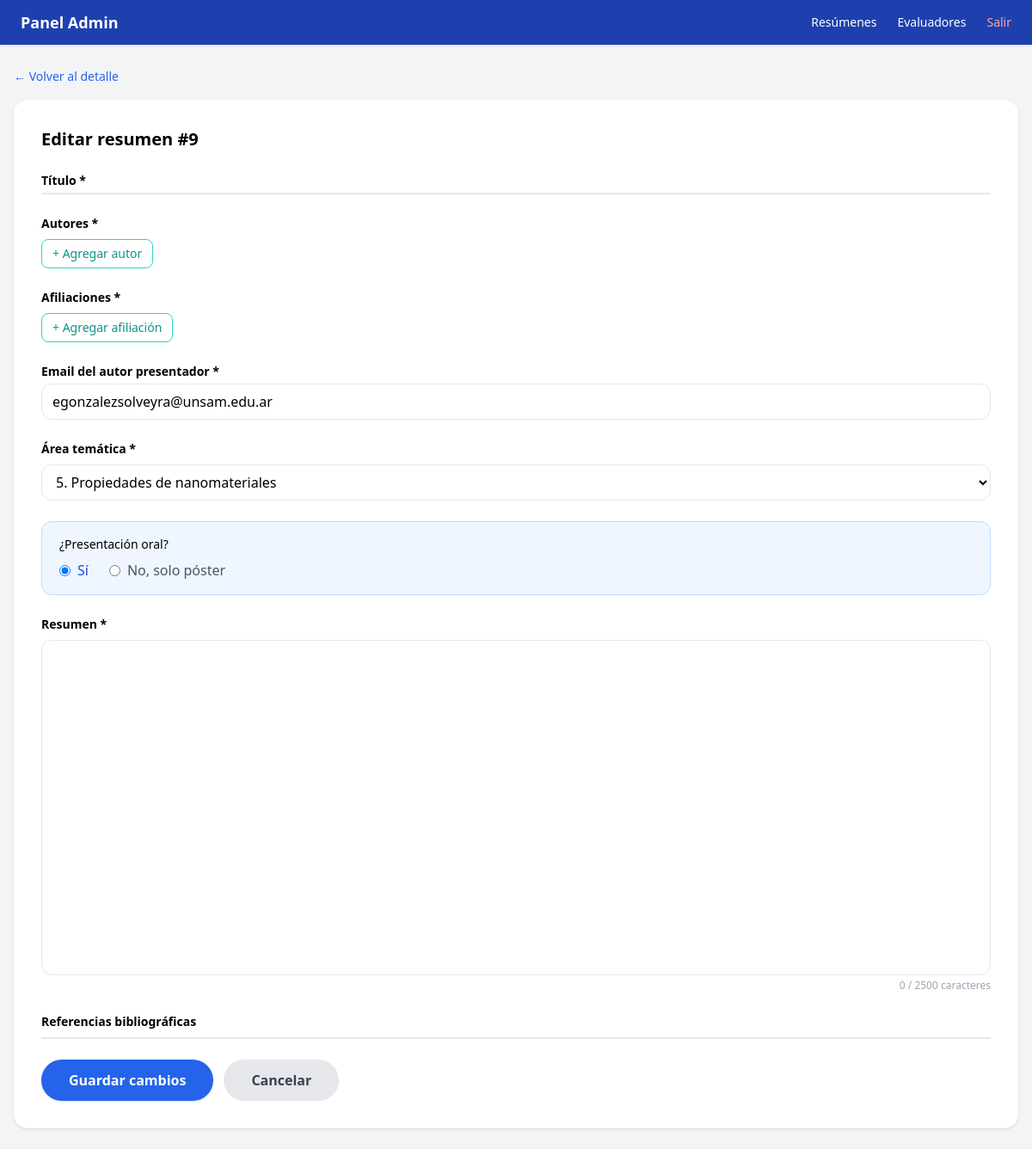
/admin/abstracts/9/edit (signed in), run on the app's committed database.
### app/models.py (models this page shows)
class Abstract(Base):
    __tablename__ = "abstracts"
    id = Column(Integer, primary_key=True, index=True)
    titulo = Column(String, nullable=False)
    autor = Column(String, nullable=False)
    afiliacion = Column(String, nullable=False)
    email_autor = Column(String, nullable=False)
    contenido_html = Column(Text, nullable=False)
    presentacion_oral = Column(Integer, default=0)  # 1 = sí
    estado = Column(Enum(EstadoEnum), default=EstadoEnum.pendiente)
    fecha_envio = Column(DateTime, default=datetime.utcnow)
    reviews = relationship("Review", back_populates="abstract")
    asignaciones = relationship("Asignacion", back_populates="abstract")
    autores = relationship("Autor", back_populates="abstract", order_by="Autor.orden")
    afiliaciones = relationship("Afiliacion", back_populates="abstract", order_by="Afiliacion.orden")
    area_tematica = Column(String, nullable=True)
    referencias_html = Column(Text, nullable=True)

### app/main.py (the view)
@app.get("/admin/abstracts/{abstract_id}/edit", response_class=HTMLResponse)
def admin_edit_abstract_form(abstract_id: int, request: Request, current_user: models.User = Depends(require_admin), db: Session = Depends(get_db)):
    abstract = db.query(models.Abstract).filter(models.Abstract.id == abstract_id).first()
    if not abstract:
        raise HTTPException(status_code=404, detail="No encontrado")
    return templates.TemplateResponse("admin/abstract_edit.html", {
        "request": request,
        "abstract": abstract,
    })

### app/templates/admin/abstract_edit.html (shortened to what this page needs)
{% extends "admin/base.html" %}
{% block content %}
<link href="https://cdn.quilljs.com/1.3.6/quill.snow.css" rel="stylesheet">
<link rel="stylesheet" href="https://cdn.jsdelivr.net/npm/katex@0.16.9/dist/katex.min.css">
<a href="/admin/abstracts/{{ abstract.id }}" class="text-blue-600 text-sm hover:underline">← Volver al detalle</a>
<div class="mt-4 bg-white rounded-2xl shadow p-8">
    <h1 class="text-xl font-bold mb-6">Editar resumen #{{ abstract.id }}</h1>
    <form method="post" action="/admin/abstracts/{{ abstract.id }}/edit">
        <div class="mb-6">
            <label class="block text-sm font-bold mb-1">Título *</label>
            <div id="titulo-editor" class="border rounded-xl bg-white"></div>
        </div>
        <div class="mb-6">
            <label class="block text-sm font-bold mb-2">Autores *</label>
            <button type="button" onclick="agregarAutor()"
                class="text-sm text-teal-600 border border-teal-400 rounded-lg px-3 py-1.5 hover:bg-teal-50 transition">
                + Agregar autor
            </button>
        </div>
        <div class="mb-6">
            <label class="block text-sm font-bold mb-2">Afiliaciones *</label>
            <button type="button" onclick="agregarAfiliacion()"
                class="text-sm text-teal-600 border border-teal-400 rounded-lg px-3 py-1.5 hover:bg-teal-50 transition">
                + Agregar afiliación
            </button>
        </div>
        <div class="mb-6">
            <label class="block text-sm font-bold mb-1">Email del autor presentador *</label>
            <input type="email" name="email_autor" required value="{{ abstract.email_autor }}"
                class="w-full border rounded-xl px-3 py-2 focus:outline-none focus:ring-2 focus:ring-blue-400"/>
        </div>
        <div class="mb-6">
            <label class="block text-sm font-bold mb-2">Área temática *</label>
            <select name="area_tematica" required
                class="w-full border rounded-xl px-3 py-2 focus:outline-none focus:ring-2 focus:ring-blue-400 bg-white">
                {% for val, label in [
                    ('1', '1. Síntesis de nanomateriales'),
                    ('2', '2. Autoensamblado'),
                    ('3', '3. Nanobiointerfaces y procesos biológicos'),
                    ('4', '4. Superficies'),
                    ('5', '5. Propiedades de nanomateriales'),
                    ('6', '6. Aplicaciones de nanomateriales en ambiente, energía, agro, alimentos y catálisis'),
                    ('7', '7. Nanotecnología y Salud'),
                ] %}
                <option value="{{ val }}" {% if abstract.area_tematica == val %}selected{% endif %}>{{ label }}</option>
                {% endfor %}
            </select>
        </div>
        <div class="mb-6 bg-blue-50 border border-blue-200 rounded-xl px-5 py-4">
            <label class="block text-sm font-medium mb-2">¿Presentación oral?</label>
            <div class="flex gap-6">
                <label class="flex items-center gap-2 cursor-pointer">
                    <input type="radio" name="presentacion_oral" value="1" {% if abstract.presentacion_oral %}checked{% endif %}>
                    <span class="font-medium text-blue-700">Sí</span>
                </label>
                <label class="flex items-center gap-2 cursor-pointer">
                    <input type="radio" name="presentacion_oral" value="0" {% if not abstract.presentacion_oral %}checked{% endif %}>
                    <span class="font-medium text-gray-600">No, solo póster</span>
                </label>
            </div>
        </div>
        <div class="mb-6">
            <label class="block text-sm font-bold mb-2">Resumen *</label>
            <div id="quill-editor" class="border rounded-xl bg-white"></div>
            <div class="flex justify-end mt-1">
                <span id="char-counter" class="text-xs text-gray-400">0 / 2500 caracteres</span>
            </div>
        </div>
        <div class="mb-6">
            <label class="block text-sm font-bold mb-2">Referencias bibliográficas</label>
            <div id="referencias-editor" class="border rounded-xl bg-white"></div>
        </div>
        <div class="flex gap-3">
            <button type="submit"
                class="bg-blue-600 hover:bg-blue-700 text-white px-8 py-3 rounded-full font-semibold transition shadow">
                Guardar cambios
            </button>
            <a href="/admin/abstracts/{{ abstract.id }}"
                class="bg-gray-200 hover:bg-gray-300 text-gray-700 px-8 py-3 rounded-full font-semibold transition">
                Cancelar
            </a>
        </div>
    </form>
</div>
{% endblock %}

### app/templates/admin/abstract_edit.html (style rules this page uses)
#quill-editor { min-height: 390px; }

### data on the page
Abstract: id "9", email_autor "egonzalezsolveyra@unsam.edu.ar", area_tematica "5. Propiedades de nanomateriales", presentacion_oral "☑ Sí", presentacion_oral "☐ No, solo póster"
